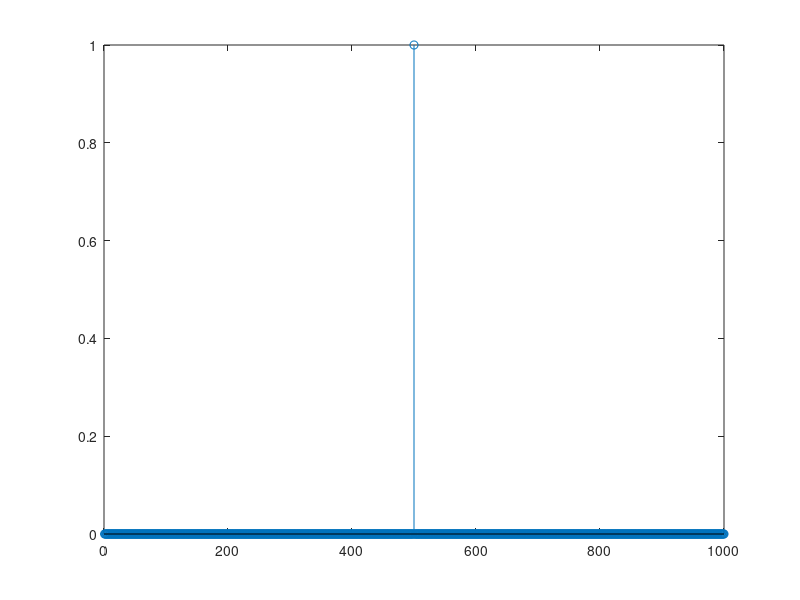

Source code (MATLAB): (Note: this script raises an error after producing the figure.)
clc;
clear;
close all;
% Author: Hamidreza Abooei 402617509
%% Define the signal
x = zeros(1000,1);
x(500)=1;
stem (x);
%% Calculate and display 3D Wavelet of the impulse signal 
figure()
cwt(x,1:64,'haar','3Dplot');
